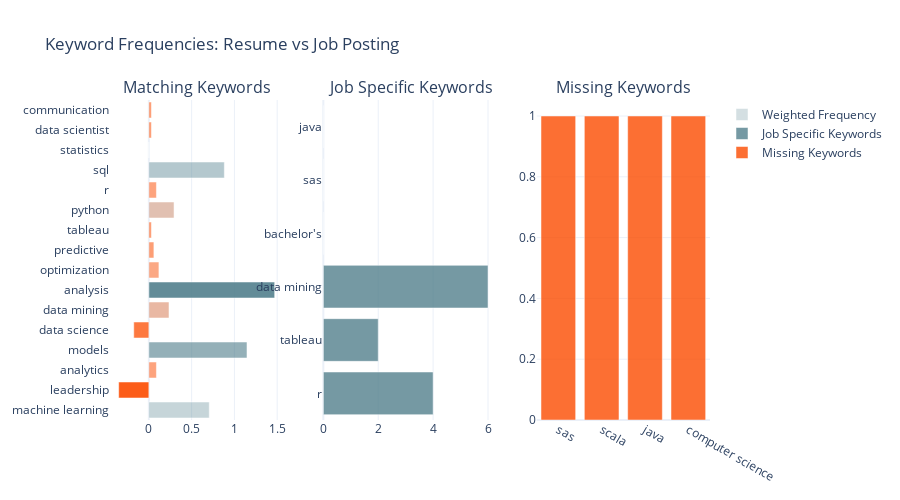

Write notebook code for a chart like this one.
### Code cell
plot_keyword_comparison(r1,job_details[5],'data/terms.csv')

### Figure 1 — Plotly figure (JSON) as saved in the notebook; plotly's stock layout.template omitted (floating-point values rounded to 4 significant figures)
{"data": [{"marker": {"color": [0.7059, -0.3529, 0.08824, 1.147, -0.1765, 0.2353, 1.471, 0.1176, 0.05882, 0.02941, 0.2941, 0.08824, 0.8824, 0, 0.02941, 0.02941], "colorscale": [[0, "rgba(252,76,1,0.9)"], [0.25, "rgba(252,76,1,0.5)"], [0.5, "rgba(83,128,141,0.25)"], [0.75, "rgba(83,128,141,0.5)"], [1, "rgba(83,128,141,0.9)"]]}, "name": "Weighted Frequency", "orientation": "h", "type": "bar", "x": [0.7059, -0.3529, 0.08824, 1.147, -0.1765, 0.2353, 1.471, 0.1176, 0.05882, 0.02941, 0.2941, 0.08824, 0.8824, 0, 0.02941, 0.02941], "xaxis": "x", "y": ["machine learning", "leadership", "analytics", "models", "data science", "data mining", "analysis", "optimization", "predictive", "tableau", "python", "r", "sql", "statistics", "data scientist", "communication"], "yaxis": "y"}, {"marker": {"color": "rgba(83,128,141,0.8)"}, "name": "Job Specific Keywords", "orientation": "h", "type": "bar", "x": [4, 2, 6, 0, 0, 0], "xaxis": "x2", "y": ["r", "tableau", "data mining", "bachelor's", "sas", "java"], "yaxis": "y2"}, {"marker": {"color": "rgba(252,76,1,0.8)"}, "name": "Missing Keywords", "type": "bar", "x": ["sas", "scala", "java", "computer science"], "xaxis": "x3", "y": [1, 1, 1, 1], "yaxis": "y3"}], "layout": {"annotations": [{"font": {"size": 16}, "showarrow": false, "text": "Matching Keywords", "x": 0.1444, "xanchor": "center", "xref": "paper", "y": 1, "yanchor": "bottom", "yref": "paper"}, {"font": {"size": 16}, "showarrow": false, "text": "Job Specific Keywords", "x": 0.5, "xanchor": "center", "xref": "paper", "y": 1, "yanchor": "bottom", "yref": "paper"}, {"font": {"size": 16}, "showarrow": false, "text": "Missing Keywords", "x": 0.8556, "xanchor": "center", "xref": "paper", "y": 1, "yanchor": "bottom", "yref": "paper"}], "height": 500, "title": {"text": "Keyword Frequencies: Resume vs Job Posting"}, "width": 900, "xaxis": {"anchor": "y", "domain": [0, 0.2889]}, "xaxis2": {"anchor": "y2", "domain": [0.3556, 0.6444]}, "xaxis3": {"anchor": "y3", "domain": [0.7111, 1]}, "yaxis": {"anchor": "x", "domain": [0, 1]}, "yaxis2": {"anchor": "x2", "domain": [0, 1]}, "yaxis3": {"anchor": "x3", "domain": [0, 1]}}}
